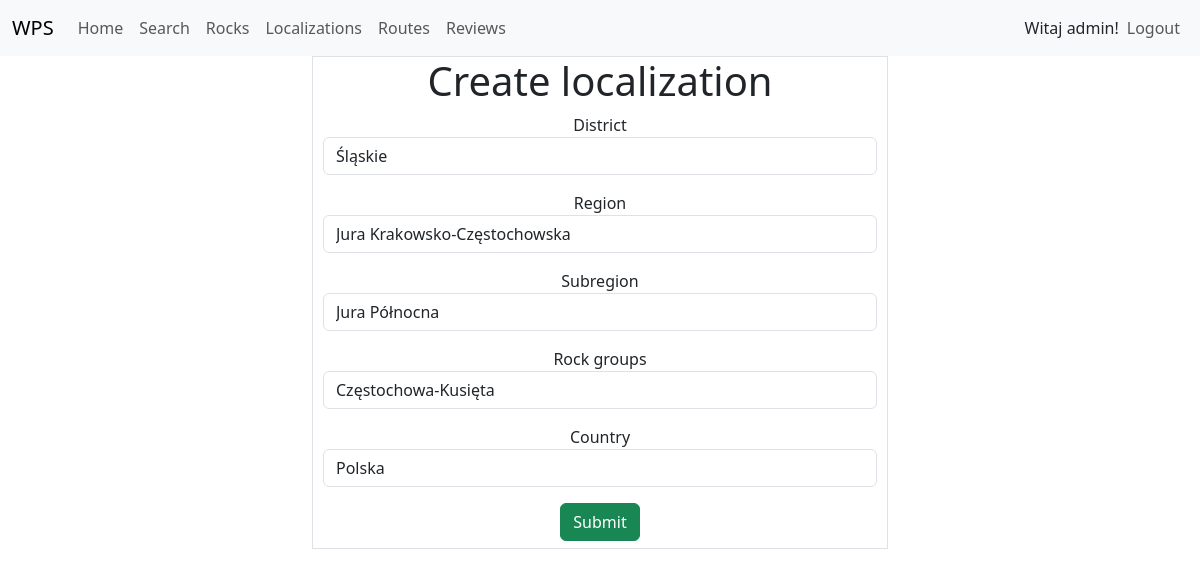
/update_localization/4 (signed in), run on the app's committed database.
### climbing_website/models.py (models this page shows, shortened)
class Localization(models.Model):
    district = models.CharField(max_length=100)
    region = models.CharField(max_length=100)
    subregion = models.CharField(max_length=100)
    rock_groups = models.CharField(max_length=100)
    country = models.ForeignKey(Country, on_delete=CASCADE, related_name="localizations")

### climbing_website/views_admin.py (the view)
# urls.py: path("update_localization/<int:pk>", views_admin.UpdateLocalizationView.as_view(), name="update_localization"),
@admin_required
class UpdateLocalizationView(LoginRequiredMixin, UpdateView):
    form_class = LocalizationForm
    model = Localization
    template_name = "climbing_website/create_localization.html"
    success_url = reverse_lazy("localizations")

### climbing_website/forms.py
class LocalizationForm(ModelForm):
    class Meta:
        model = Localization
        fields = "__all__"
    def __init__(self, *args, **kwargs):
        super().__init__(*args, **kwargs)
        for visible in self.visible_fields():
            if visible.field.widget.input_type != 'checkbox':
                visible.field.widget.attrs['class'] = 'form-control'
            else:
                visible.field.widget.attrs["data-toggle"] = "toggle"

### climbing_website/models.py (called while the page is built)
    def __str__(self):
        return self.country_name

### climbing_website/templates/climbing_website/create_localization.html (shortened to what this page needs)
{% extends "climbing_website/base.html" %}
{% block content %}
<div class="container" style="max-width: 50%;">
    <div class="text-center border">
        <h1>Create localization</h1>
        <form method="POST">
            {% for field in form %}
            <div style="padding-left: 10px;padding-right:10px">
                <div>{{ field.label }}</div>
                {{ field }}
            </div>
            {% endfor %}
            <div style="margin:7px">
                <button type="submit" class="btn btn-success">Submit</button>
            </div>
        </form>
    </div>
</div>
{% endblock %}

### climbing_website/templates/climbing_website/base.html (shortened to what this page needs)
<!DOCTYPE html>
<html lang="en">
<head>
    <link href="https://cdn.jsdelivr.net/npm/bootstrap@5.3.0-alpha1/dist/css/bootstrap.min.css" rel="stylesheet"
>
    {% load static %}
    <link rel="stylesheet" href="{% static 'climbing_website/style.css' %}">
    <link rel="stylesheet" href="{% static 'climbing_website/comment.css' %}">
    <link href="https://maxcdn.bootstrapcdn.com/font-awesome/4.3.0/css/font-awesome.min.css" rel="stylesheet">
    <link rel="stylesheet" href="https://cdn.jsdelivr.net/npm/bootstrap-icons@1.10.3/font/bootstrap-icons.css">
    <link href="{% static 'climbing_website/bootstrap-toggle.min.css.css' %}" rel="stylesheet">
</head>
<body>
<nav class="navbar navbar-expand-lg bg-body-tertiary">
    <div class="container-fluid">
        <a class="navbar-brand" href="/">WPS</a>
        <div class="collapse navbar-collapse" id="navbarSupportedContent">
            <ul class="navbar-nav me-auto mb-2 mb-lg-0">
                {% if user.is_authenticated %}
                <li class="nav-item">
                    <a class="nav-link" aria-current="page" href="{% url 'home' %}">Home</a>
                </li>
                <li class="nav-item">
                    <a class="nav-link" aria-current="page" href="{% url 'search' %}">Search</a>
                </li>
                <li class="nav-item">
                    <a class="nav-link" aria-current="page" href="{% url 'rocks' %}">Rocks</a>
                </li>
                {% if user.is_superuser %}
                <li class="nav-item">
                    <a class="nav-link" aria-current="page" href="{% url 'localizations' %}">Localizations</a>
                </li>
                <li class="nav-item">
                    <a class="nav-link" aria-current="page" href="{% url 'routes' %}">Routes</a>
                </li>
                <li class="nav-item">
                    <a class="nav-link" aria-current="page" href="{% url 'reviews' %}">Reviews</a>
                </li>
                {% endif %}
                {% endif %}
            </ul>
            <div class="d-flex">
                <ul class="navbar-nav me-auto mb-2 mb-lg-0">
                    {% if user.is_authenticated %}
                    <li class="nav-item d-flex align-items-sm-center">
                        <span>Witaj {{user.username}}!</span>
                    </li>
                    <li class="nav-item">
                        <a class="nav-link" aria-current="page" href="{% url 'logout' %}">Logout</a>
                    </li>
                    {% endif %}
                </ul>
            </div>
        </div>
    </div>
</nav>
<div style="height: 100%;max-height: 100vh;">
    {% block content %}{% endblock %}
</div>
</body>
</html>

### climbing_website/static/climbing_website/style.css (style rules this page uses)
body { max-height: 100vh; height: 100vh; }
html { max-height: 100vh; }

### data on the page
Localization: form "Śląskie" "Jura Krakowsko-Częstochowska" "Jura Północna" "Częstochowa-Kusięta" "Polska"

### other printed values
{{ user.username }} "admin"
{{ field.label }} "District" "Region" "Subregion" "Rock groups" "Country"
